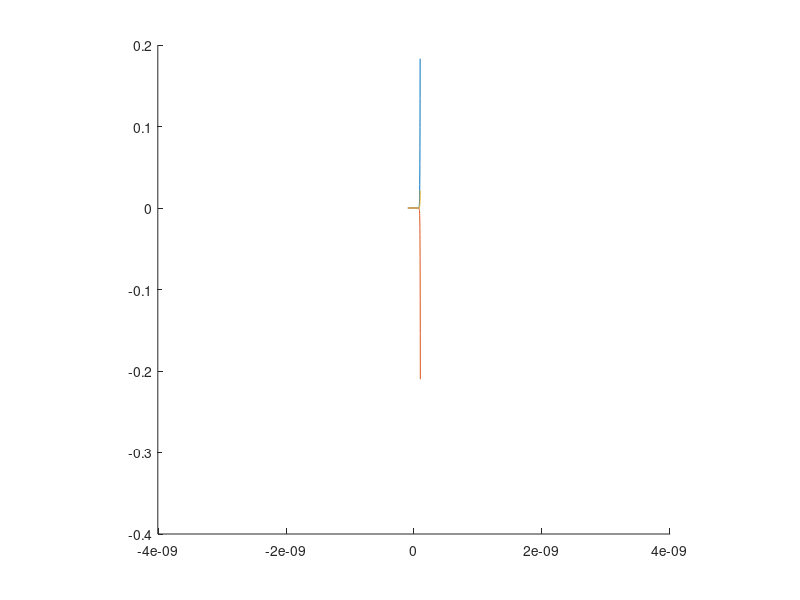

This figure's MATLAB source:
function Schrodinger_as_Eigen_value
% Solve the schrodinger equation for a quantum oscillator


% set some parameters
global V0 a hbar m E
V0= 50;
a=1.e-11; % m
hbar=197*1e-9; % hbar-c
m=0.511*1e6; % eV/c2


% set initial conditions (ie at Xstart)

psi0 = 0;
psip0 = 1;
Y0 = [psi0; psip0]; % pack the i.c. into a column vector

% set the space interval for solving  -10a < x < 10a
Xstart=-10*a;
Xend = 10*a;


% open a new figure
figure()
hold on

% solve the ODE for 3 values of E

% 1

E=137.67; % eV Energy level

[x, Pout] = ode45(@schrodinger, [Xstart, Xend], Y0);
psi = Pout(:,1);

% make some nice plots
plot(x(5:end-5), psi(5:end-5))
xlim([-5*a  5*a])

% 2

E=412.75; % eV Energy level

[x, Pout] = ode45(@schrodinger, [Xstart, Xend], Y0);
psi = Pout(:,1);

% make some nice plots
plot(x(5:end-5), 5*psi(5:end-5))
xlim([-5*a  5*a])


% 1

E=687.33; % eV Energy level

[x, Pout] = ode45(@schrodinger, [Xstart, Xend], Y0);
psi = Pout(:,1);

% make some nice plots
plot(x(5:end-5), 10*psi(5:end-5))
xlim([-5*a  5*a])


end

function rate=schrodinger(x, V)
% The time-independent Schrodinger Equation
global V0 a hbar m E

% unpack
    psi = V(1);
    psip = V(2);
        
        
    % compute rates
    dpsi = psip;
    dpsip = -(2*m/hbar^2)*(E - V0*(x^2/a^2))*psi;
        
    % pack rates into column vector
    rate = [dpsi; dpsip];
end
